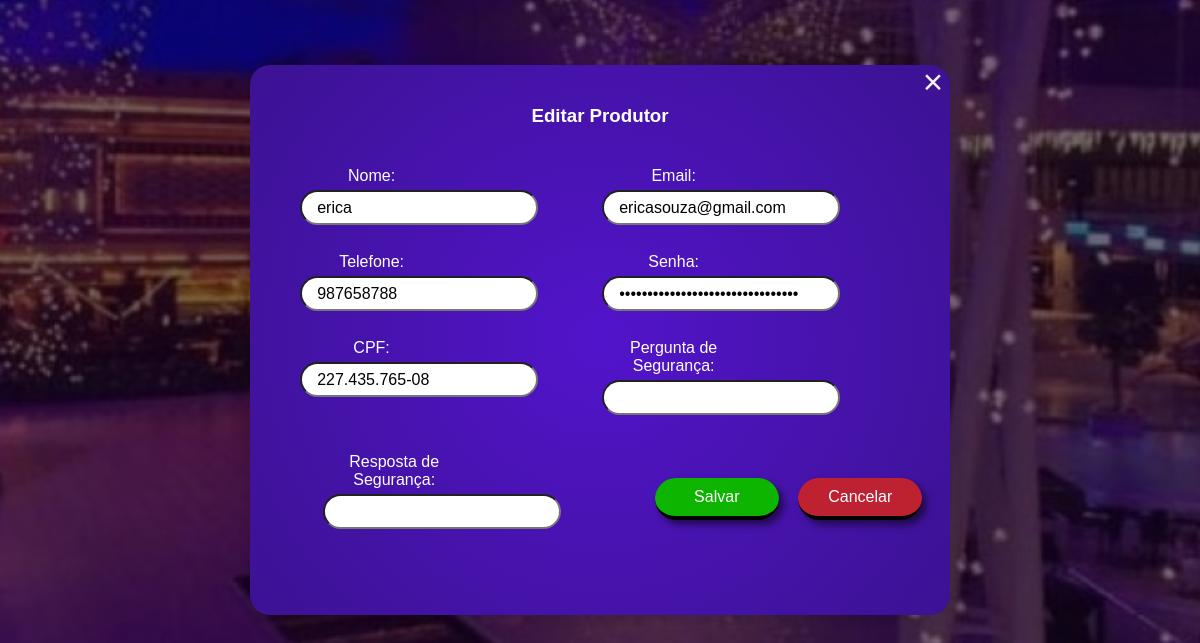
/edit.php?id=30, run on the app's committed database.
### tables this page shows
CREATE TABLE `produtor` (
  `id` int(11) NOT NULL,
  `nome` varchar(100) NOT NULL,
  `email` varchar(100) NOT NULL,
  `telefone` varchar(15) DEFAULT NULL,
  `senha` varchar(45) DEFAULT NULL,
  `cpf` varchar(14) DEFAULT NULL,
  `criado_em` timestamp NOT NULL DEFAULT current_timestamp(),
  `pergunta_seg` varchar(255) DEFAULT NULL,
  `resposta_seg` varchar(255) DEFAULT NULL
);

### edit.php (the view, shortened to what this page needs)
<?php
include ('php/Config.php');
if (isset($_GET['id'])) {
    $id = $_GET['id'];
    $sql = "SELECT * FROM produtor WHERE id = $id";
    $result = mysqli_query($conn, $sql);
    $produtor = mysqli_fetch_assoc($result);
}
?>
<!DOCTYPE html>
<html lang="pt-BR">
<head>
    <link rel="stylesheet" href="edit.css">
</head>
<body>
<section class="agenda-evento">
    <div class="conteudo">
    </div>
        <section class="login-section">
            <div class="login-box">
                <h1>Editar Produtor</h1>
                <a href="listar produtores.php" class="close-btn-edit">&times;</a>
                <form method="POST">
                   <div class="input-group-prod">
                        <label for="nome">Nome:</label>
                        <input type="text" id="nome" name="nome" value="<?php echo htmlspecialchars($produtor['nome']); ?>" required><br>
                   </div>
                   <div class="input-group-prod">
                        <label for="email">Email:</label>
                        <input type="email" id="email" name="email" value="<?php echo htmlspecialchars($produtor['email']); ?>" required><br>
                   </div>
                   <div class="input-group-prod">
                        <label for="telefone">Telefone:</label>
                        <input type="text" id="telefone" name="telefone" value="<?php echo htmlspecialchars($produtor['telefone']); ?>"><br>
                   </div>
                   <div class="input-group-prod">
                        <label for="senha">Senha:</label>
                        <input type="password" id="senha" name="senha" value="<?php echo htmlspecialchars($produtor['senha']); ?>"><br>
                   </div>
                   <div class="input-group-prod">
                        <label for="cpf">CPF:</label>
                        <input type="text" id="cpf" name="cpf" value="<?php echo htmlspecialchars($produtor['cpf']); ?>"><br>
                   </div>
                   <div class="input-group-prod">
                        <label for="pergunta_seg">Pergunta de Segurança:</label>
                        <input type="text" id="pergunta_seg" name="pergunta_seg" value="<?php echo htmlspecialchars($produtor['pergunta_seg']); ?>" required><br>
                   </div>
                   <div class="input-group-prod">
                        <label for="resposta_seg">Resposta de Segurança:</label>
                        <input type="text" id="resposta_seg" name="resposta_seg" value="<?php echo htmlspecialchars($produtor['resposta_seg']); ?>" required><br>
                   </div>
                   <button type="submit" class="login-btn-edit">Salvar</button>
                   <a href="listar produtores.php"><button type="button" class="Cancel-btn-edit">Cancelar</button></a>
                </form>
            </div>
        </section>
</section>
</body>
</html>

### edit.css (style rules this page uses)
body { font-family: 'Montserrat', sans-serif; margin: 0; padding: 0; color: white; background-image: url(Gestão.jpg); background-repeat: no-repeat ; background-size: cover; background-position: center; background-attachment: fixed; -webkit-background-size: cover; -moz-background-size: cover; -o-background-size: cover; background-size: cover; overflow: hidden; }
.agenda-evento { position: fixed; top: 70; left: 0; width: 100%; height: 100%; background-color: rgba(0, 0, 0, 0.5); z-index: 1; }
.agenda-evento .conteudo { position: relative; z-index: 1000; color: white; padding: 50px; display: flex; justify-content: center; align-items: center; top: 89px; text-align: center; }
* { margin: 0; padding: 0; box-sizing: border-box; }
.login-section { display: flex; justify-content: center; align-items: center; height: 60vh; }
.login-box { align-items: center; background-image: radial-gradient(circle, #5214Cb, #3c1292); margin: 50px ; padding: 40px; border-radius: 20px; box-shadow: 0 0 15px rgba(0, 0, 0, 0.1); width: 700px; height: 550px; text-align: center; background-color: rgb(23, 0, 155); }
.close-btn-edit { position: relative; top: -65px; right: -333px; font-size: 35px; color: rgb(243, 243, 243); cursor: pointer; z-index: 1000; text-decoration: none; transition: background-color 0.3s; }
.input-group-prod { display: inline-flex; flex-direction: column; justify-content: flex-start; margin-bottom: 10px; width: 48%; }
.input-group-prod label { color: rgb(255, 255, 255); font-size: 16px; margin-bottom: 5px; width: 48%; }
.input-group-prod input { padding: 12px 15px; font-size: 16px; border-radius: 50px; color: rgb(0, 0, 0); width: 80%; height: 35px; transition: border 0.3s ease, box-shadow 0.3s ease; }
.login-btn-edit { position: relative; right: -30px; width: 20%; top: 35px; padding: 10px; background-color: #0db400; color: #fff; border: none; border-radius: 30px; font-size: 16px; cursor: pointer; border-bottom: 4px solid black; box-shadow: 5px 5px 7px rgba(0, 0, 0, 0.5); box-shadow: 0px 5px 0px , #0db400 0px 7px 15px rgba(0, 0, 0, 0.2); transition: all 0.3s ease-in-out; }
.Cancel-btn-edit { position: relative; right: -45px; width: 20%; top: 35px; padding: 10px; background-color: rgba(206, 35, 35, 0.89); color: #fff; border: none; border-radius: 30px; font-size: 16px; cursor: pointer; border-bottom: 4px solid black; box-shadow: 5px 5px 7px rgba(0, 0, 0, 0.5); box-shadow: 0px 5px 0px , #cf1111 0px 7px 15px rgba(0, 0, 0, 0.2); transition: all 0.3s ease-in-out; }

### data on the page
produtor: nome "erica", email "ericasouza@gmail.com", telefone "987658788", cpf "227.435.765-08"
